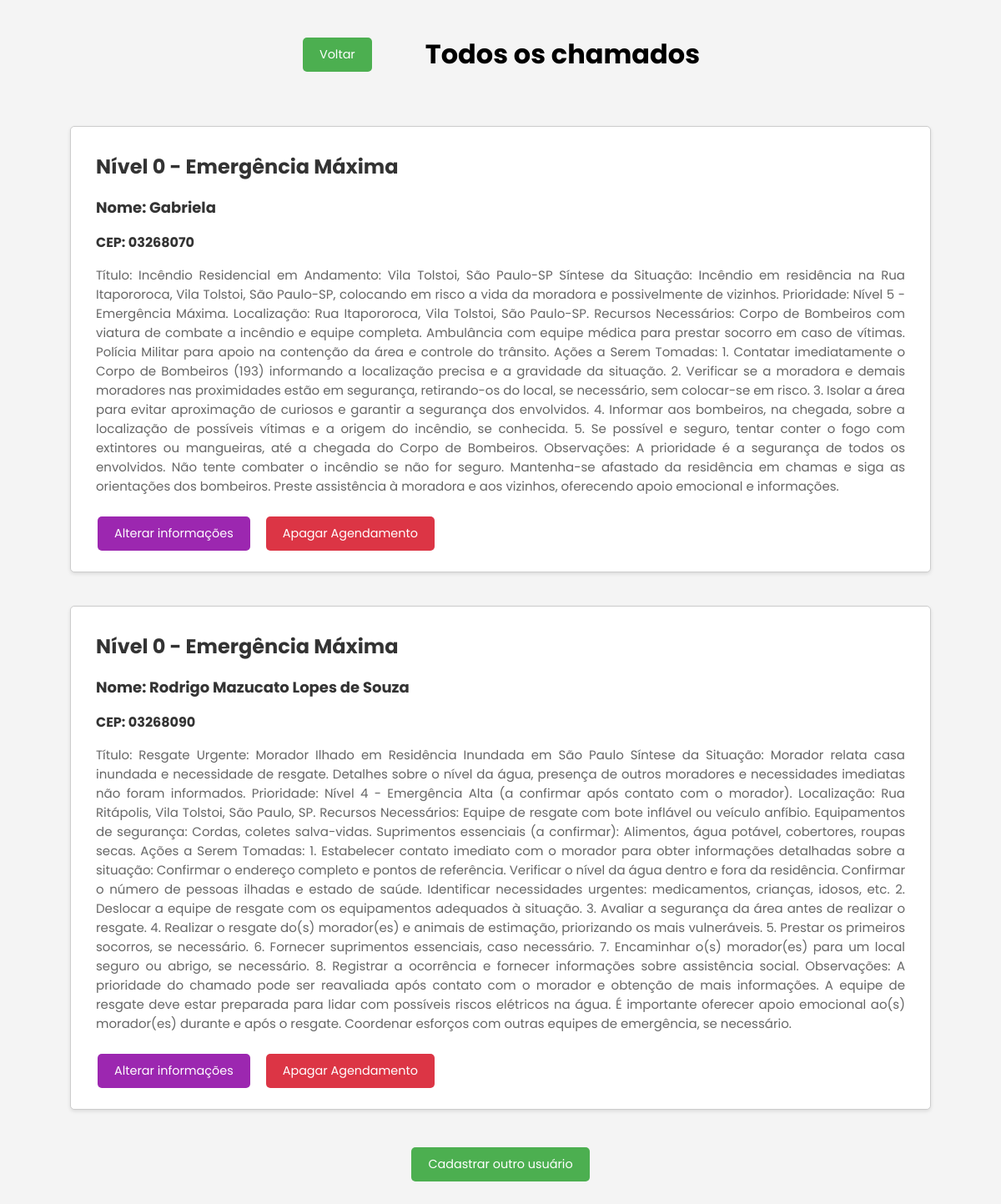
The page /resgates on the database as committed earlier.
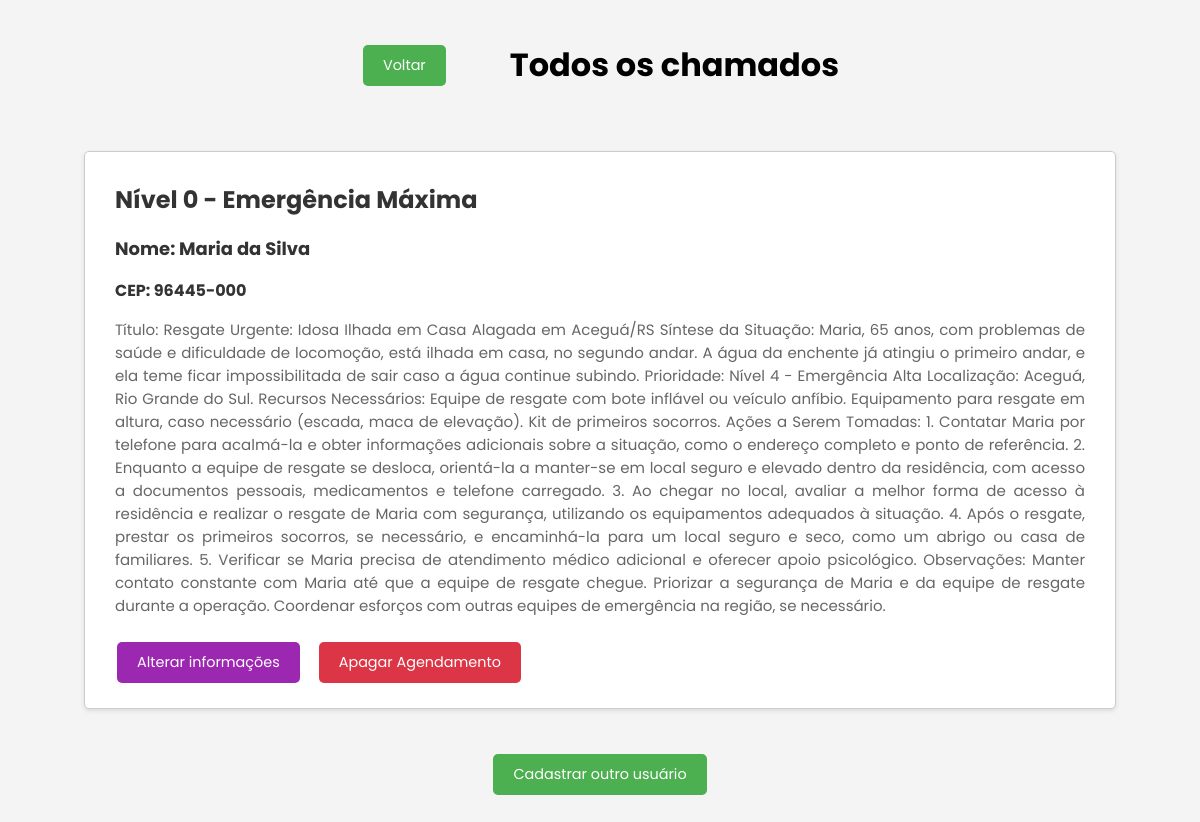
The same page on the database as committed later.
### model.py (models this page shows, shortened)
class Usuario(db.Model):
  __tablename__ = 'User'
  id = db.Column(db.Integer, primary_key=True, autoincrement=True)
  nome = db.Column(db.String(50))
  cep = db.Column(db.String(9))
  prompt = db.Column(db.String)
  saida = db.Column(db.String)
  prioridade = db.Column(db.String(1))

### app.py (the view)
@app.get('/resgates')
def resgates_get():
  usuarios = Usuario.query.order_by(desc(Usuario.prioridade)).all()
  return render_template('resgates.html', usuarios=usuarios)

### templates/resgates.html (shortened to what this page needs)
<!DOCTYPE html>
<html lang="pt-BR">
  <head>
    <link
      rel="stylesheet"
      href="{{ url_for('static', filename='resgates.css') }}"
    />
  </head>
  <body>
    <div class="wrapper">
      <div style="display: flex; justify-content: center; align-items: center">
        <a href="/cadastro"
          ><button style="margin-right: 4rem">Voltar</button></a
        >
        <h1 style="text-align: center">Todos os chamados</h1>
      </div>
      {% if usuarios | length == 0 %}
      <div class="nenhum">Nenhum resgate encontrado!</div>
      {% else %} {% for usuario in usuarios %}
      <div class="agendamento">
        {% set prioridade = usuario.prioridade | int %}
        <h2 class="prioridade">
          Nível {{prioridade}} - {% if prioridade == 1 %} Baixa Prioridade {%
          elif prioridade == 2 %} Prioridade Moderada {% elif prioridade == 3 %}
          Prioridade Média {% elif prioridade == 4 %} Emergência Alta {% else %}
          Emergência Máxima {% endif %}
        </h2>
        <h3 class="prioridade" style="font-size: 18px">
          Nome: {{usuario.nome}}
        </h3>
        <h3 class="prioridade" style="font-size: 16px">CEP: {{usuario.cep}}</h3>
        <p class="detalhes">{{ usuario.saida | safe }}</p>
        <div class="botoes">
          <a href="/perfil/{{usuario.id}}"
            ><button style="background-color: #9c27b0">
              Alterar informações
            </button></a
          >
          <button class="botao-apagar">
            <a href="/deletar/{{usuario.id}}">Apagar Agendamento</a>
          </button>
        </div>
      </div>
      {% endfor %} {% endif %}
      <div class="cadastro">
        <a href="/cadastro"><button>Cadastrar outro usuário</button></a>
      </div>
    </div>
  </body>
</html>

### static/resgates.css (style rules this page uses)
body { background-color: #f4f4f4; margin: 0; padding: 20px; }
* { font-family: Poppins; }
h2 { margin-top: 10px; }
.wrapper { padding-left: 4rem; padding-right: 4rem; }
.agendamento { background-color: #fff; border: 1px solid #ccc; border-radius: 5px; box-shadow: 0 2px 4px rgba(0, 0, 0, 0.1); margin-top: 40px; padding: 20px 30px; }
.prioridade { color: #333; font-size: 24px; margin-bottom: 10px; }
.detalhes { color: #666; font-size: 15px; margin-bottom: 20px; text-align: justify; }
.botao-apagar { background-color: #dc3545; border: none; border-radius: 5px; color: white; cursor: pointer; text-decoration: none; }
a { color: inherit; text-decoration: none; }
button { background-color: #4caf50; border: none; border-radius: 5px; color: white; cursor: pointer; display: inline-block; font-size: 0.9em; margin: 5px 2px; padding: 10px 20px; text-align: center; text-align: center; text-decoration: none; }
button a { color: white; text-decoration: none; }
.cadastro { display: flex; justify-content: center; margin: 40px 0 10px; }
.botoes { display: flex; gap: 15px; }

Rows that differ between the two databases and show on the page:
removed Usuario: prioridade "0", nome "Gabriela", cep "03268070", saida "Título: Incêndio Residencial em Andamento: Vila Tolstoi, São Paulo-SP Síntese da Situação: Incêndio em residência na Rua Itapororoca, Vila Tolstoi, São Paulo-SP, colocando em risco a vida da moradora e possivelmente de vizinhos. Prioridade: Nível 5 - Emergência Máxima. Localização: Rua Itapororoca, Vila Tolstoi, São Paulo-SP. Recursos Necessários: Corpo de Bombeiros com viatura de combate a incêndio e equipe completa. Ambulância com equipe médica para prestar socorro em caso de vítimas. Polícia Militar para apoio na contenção da área e controle do trânsito. Ações a Serem Tomadas: 1. Contatar imediatamente o Corpo de Bombeiros (193) informando a localização precisa e a gravidade da situação.…"
removed Usuario: prioridade "0", nome "Rodrigo Mazucato Lopes de Souza", cep "03268090", saida "Título: Resgate Urgente: Morador Ilhado em Residência Inundada em São Paulo Síntese da Situação: Morador relata casa inundada e necessidade de resgate. Detalhes sobre o nível da água, presença de outros moradores e necessidades imediatas não foram informados. Prioridade: Nível 4 - Emergência Alta (a confirmar após contato com o morador). Localização: Rua Ritápolis, Vila Tolstoi, São Paulo, SP. Recursos Necessários: Equipe de resgate com bote inflável ou veículo anfíbio. Equipamentos de segurança: Cordas, coletes salva-vidas. Suprimentos essenciais (a confirmar): Alimentos, água potável, cobertores, roupas secas. Ações a Serem Tomadas: 1. Estabelecer contato imediato com o morador para obter…"
added Usuario: prioridade "0", nome "Maria da Silva", cep "96445-000", saida "Título: Resgate Urgente: Idosa Ilhada em Casa Alagada em Aceguá/RS Síntese da Situação: Maria, 65 anos, com problemas de saúde e dificuldade de locomoção, está ilhada em casa, no segundo andar. A água da enchente já atingiu o primeiro andar, e ela teme ficar impossibilitada de sair caso a água continue subindo. Prioridade: Nível 4 - Emergência Alta Localização: Aceguá, Rio Grande do Sul. Recursos Necessários: Equipe de resgate com bote inflável ou veículo anfíbio. Equipamento para resgate em altura, caso necessário (escada, maca de elevação). Kit de primeiros socorros. Ações a Serem Tomadas: 1. Contatar Maria por telefone para acalmá-la e obter informações adicionais sobre a situação, como…"
